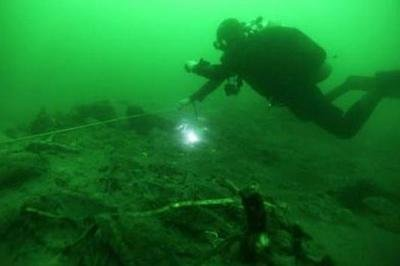
%> input picture water/pic5.jpg, 400 x 266 px
$ octave ppt1.m   (GNU Octave 9; MATLAB toolbox functions it lacks are replaced by stand-ins)
%> lines starting %> are read from the running program, lines starting %| are printed output that depends on the picture
clear;
clc;
I = imread('pic5.jpg');
%> I is the input picture: size 266x400x3 uint8; mean R, G, B 23.7, 118.8, 41.3
% 割通道
IR = I(:,:,1);
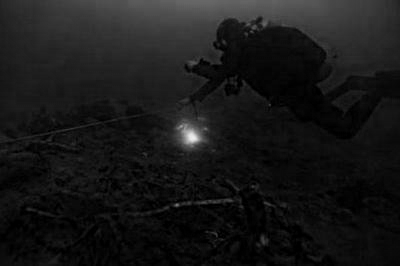
%> IR: size 266x400 uint8; min 0, max 237, mean 23.7
IG = I(:,:,2);
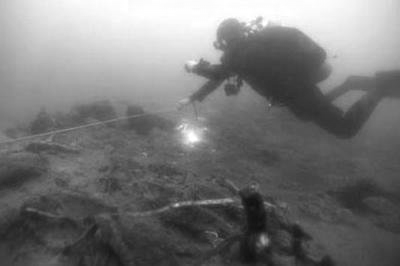
%> IG: size 266x400 uint8; min 17, max 255, mean 118.8
IB = I(:,:,3);
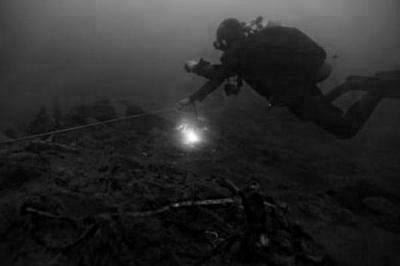
%> IB: size 266x400 uint8; min 0, max 254, mean 41.3
% he处理
IR_he = histeq(IR);
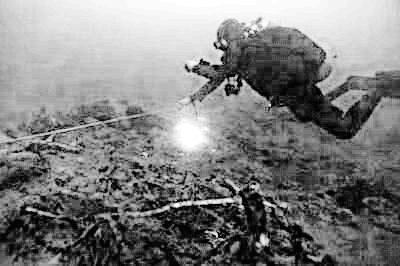
%> IR_he: size 266x400 uint8; min 4, max 255, mean 128.5
IG_he = histeq(IG);
IB_he = histeq(IB);
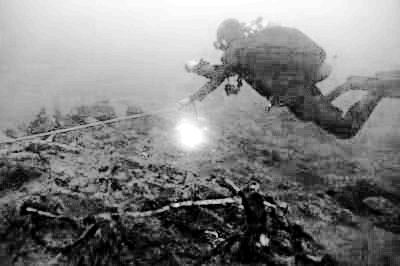
%> IB_he: size 266x400 uint8; min 0, max 255, mean 127.2
%clahe
IR_clahe = adapthisteq(IR_he,'NumTiles',[3 3],'clipLimit',0.01,'Range','original','Distribution','exponential','Alpha',0.1);
IG_clahe = adapthisteq(IG_he,'NumTiles',[3 3],'clipLimit',0.01,'Range','original','Distribution','exponential','Alpha',0.1);
IB_clahe = adapthisteq(IB_he,'NumTiles',[3 3],'clipLimit',0.01,'Range','original','Distribution','exponential','Alpha',0.1);
% 合成图像
pic_clahe = cat(3,IR_clahe,IG_clahe,IB_clahe);
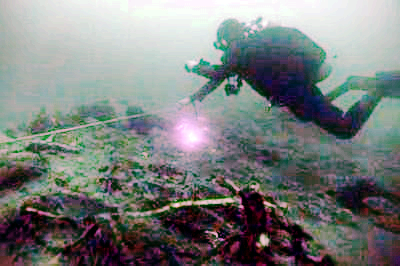
%> pic_clahe: size 266x400x3 uint8; mean R, G, B 121.7, 126.6, 125.1
% [12 lines of commented-out code are left out]
subplot(2,2,1);imshow(I);
subplot(2,2,2);imshow(pic_clahe);
subplot(2,2,3);
histogram(IR,128,'DisplayStyle','stairs','EdgeColor','r');hold on;
histogram(IG,128,'DisplayStyle','stairs','EdgeColor','g');hold on;
histogram(IB,128,'DisplayStyle','stairs','EdgeColor','b');hold off;
subplot(2,2,4);
histogram(IR_clahe,128,'DisplayStyle','stairs','EdgeColor','r');hold on;
histogram(IG_clahe,128,'DisplayStyle','stairs','EdgeColor','g');hold on;
histogram(IB_clahe,128,'DisplayStyle','stairs','EdgeColor','b');hold off;
%> after `histogram(IB_clahe,128,'DisplayStyle','stairs','EdgeColor','b')`:
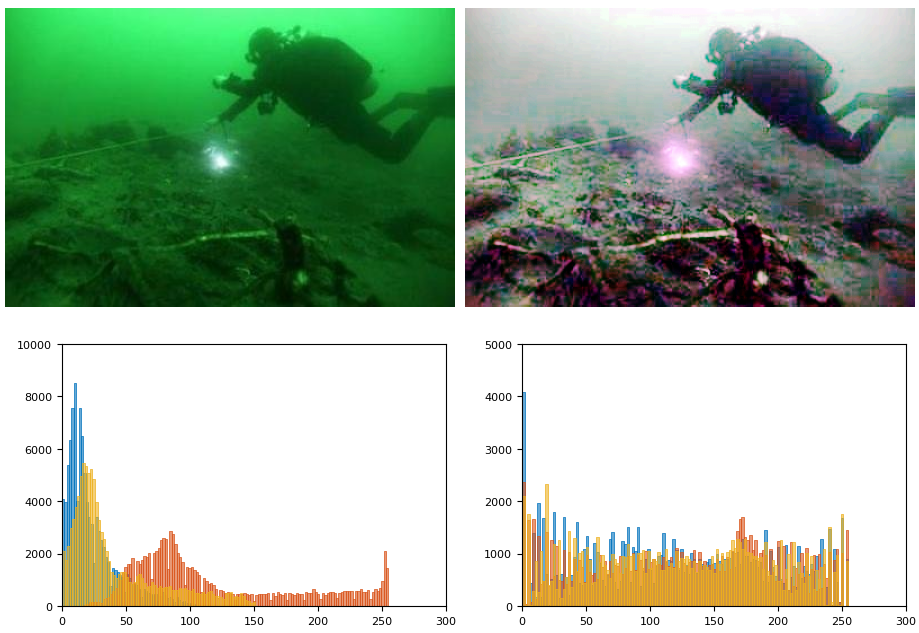
%> figure redrawn from the program's plot data, 4 panels

$ run again, with water/pic1.jpg copied over water/pic5.jpg
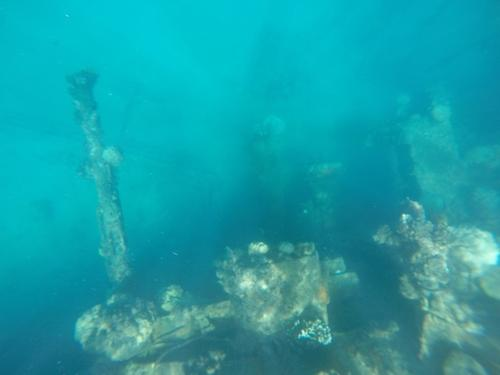
%> input picture water/pic1.jpg, 500 x 375 px
%> I is the input picture: size 375x500x3 uint8; mean R, G, B 23.6, 159.4, 168.1
%> `pic_clahe = cat(3,IR_clahe,IG_clahe,IB_clahe);`:
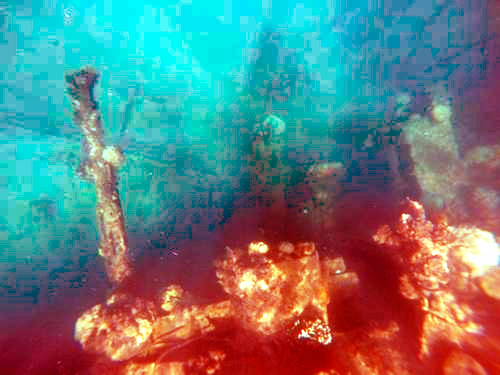
%> pic_clahe: size 375x500x3 uint8; mean R, G, B 101.3, 125.3, 125.7
%> `histogram(IB_clahe,128,'DisplayStyle','stairs','EdgeColor','b')`:
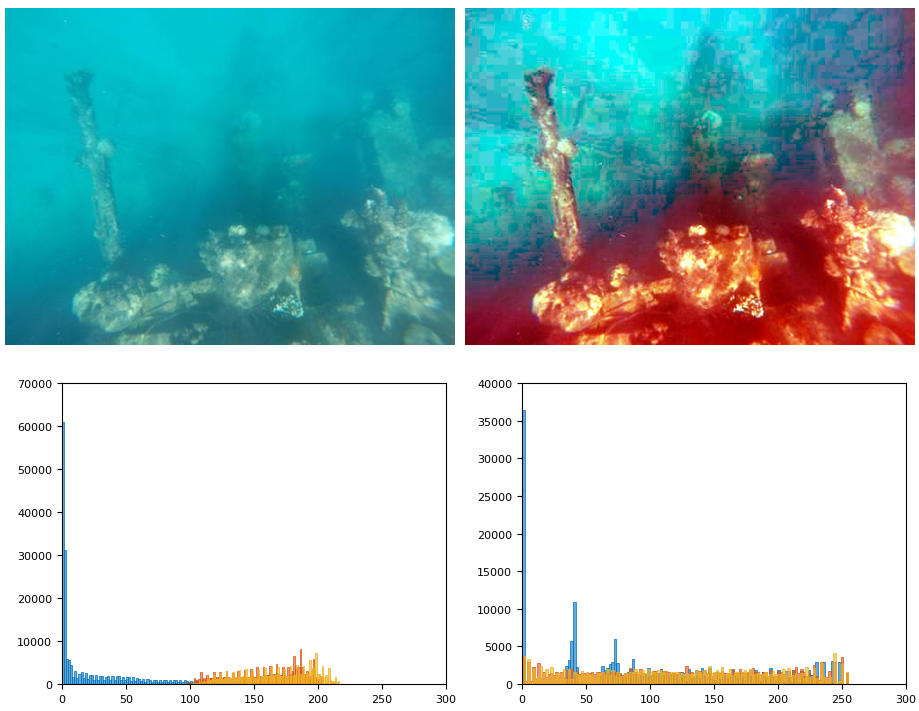
%> figure redrawn from the program's plot data, 4 panels

$ run again, with water/pic10.jpg copied over water/pic5.jpg
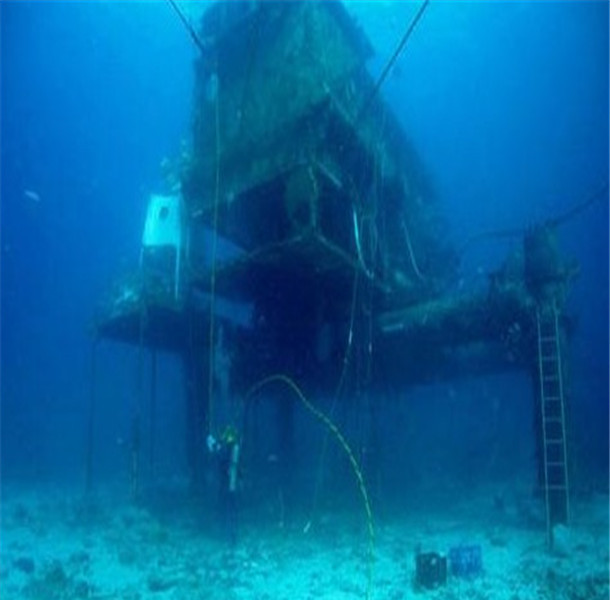
%> input picture water/pic10.jpg, 610 x 600 px
%> I is the input picture: size 600x610x3 uint8; mean R, G, B 3.2, 102.1, 157.6
%> `pic_clahe = cat(3,IR_clahe,IG_clahe,IB_clahe);`:
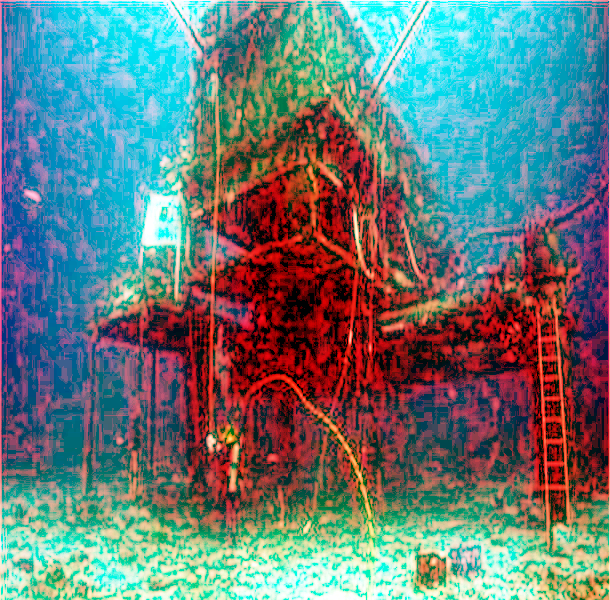
%> pic_clahe: size 600x610x3 uint8; mean R, G, B 103.6, 122.1, 123
%> `histogram(IB_clahe,128,'DisplayStyle','stairs','EdgeColor','b')`:
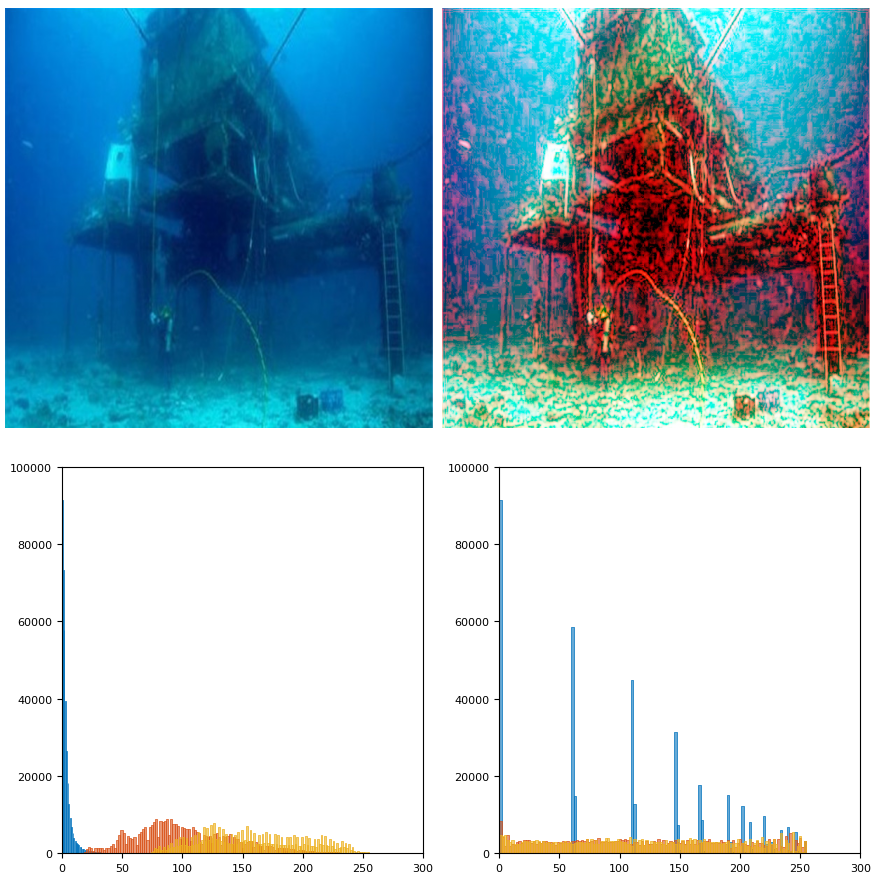
%> figure redrawn from the program's plot data, 4 panels

$ run again, with water/pic11.jpg copied over water/pic5.jpg
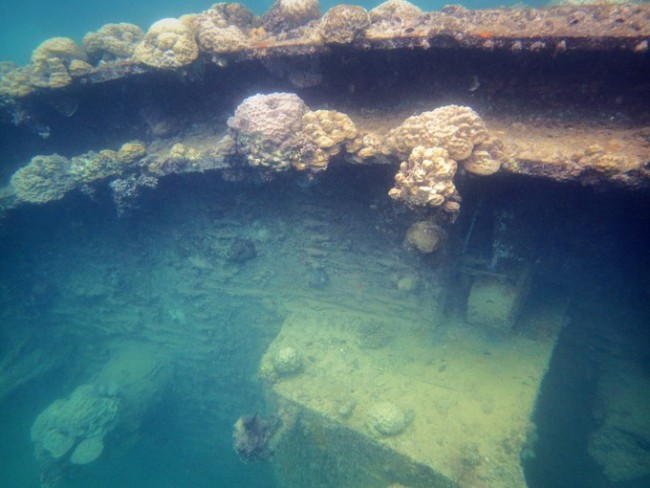
%> input picture water/pic11.jpg, 650 x 488 px
%> I is the input picture: size 488x650x3 uint8; mean R, G, B 79.9, 110.9, 118.7
%> `histogram(IB_clahe,128,'DisplayStyle','stairs','EdgeColor','b')`:
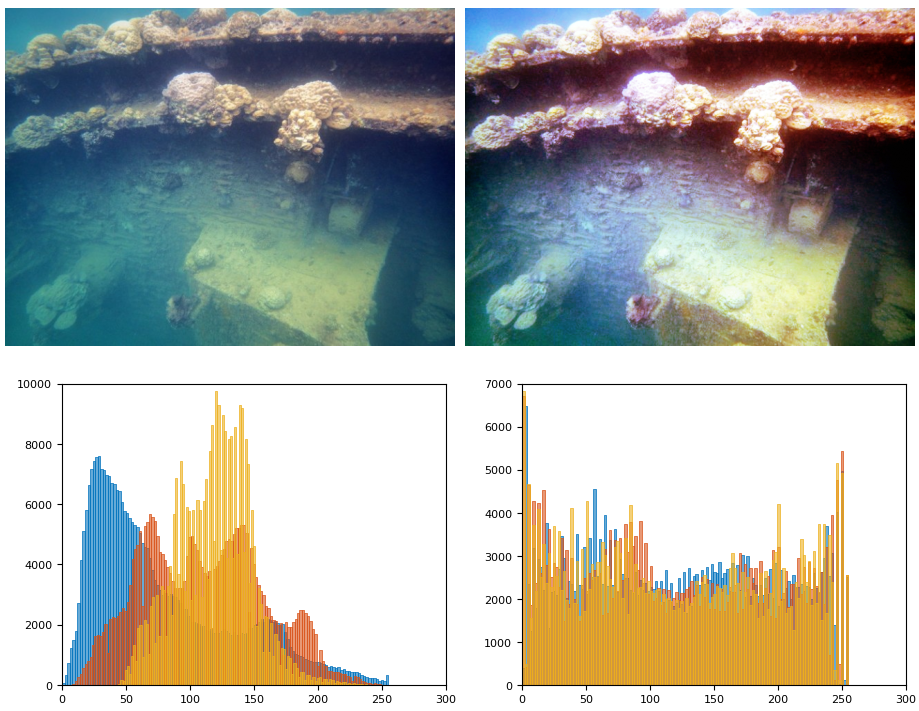
%> figure redrawn from the program's plot data, 4 panels
